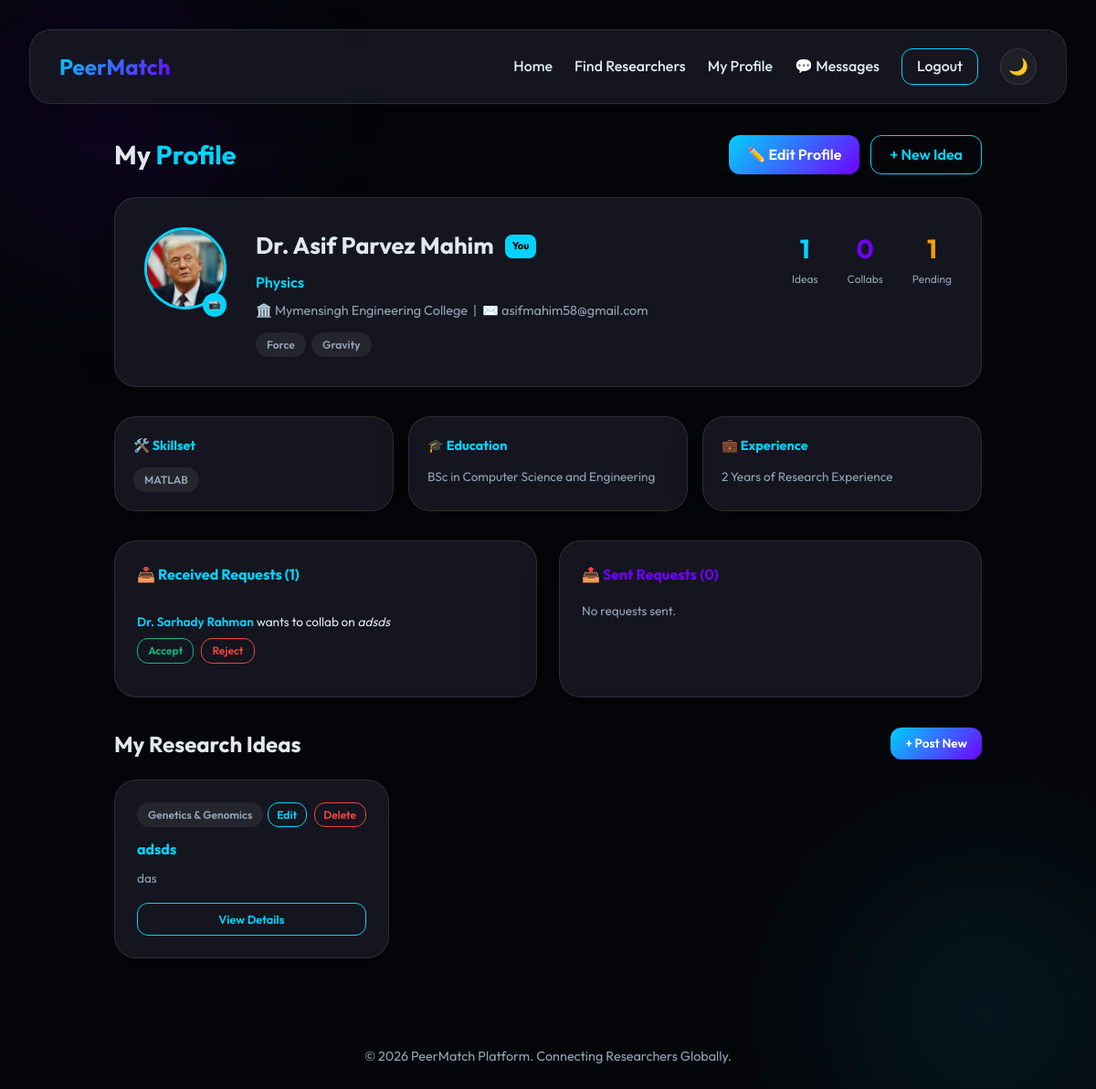
/my-profile/ (signed in), run on the app's committed database.
### core/models.py (models this page shows, shortened)
class User(AbstractUser):
    name = models.CharField(max_length=100)  # separate from username? We can make username=email or auto-generate.
    institution = models.CharField(max_length=150, blank=True, null=True)
    research_field = models.CharField(max_length=100, blank=True, null=True)
    interests = models.CharField(max_length=500, blank=True, null=True)
    role = models.CharField(max_length=20, default='user')  # 'user', 'admin'
    status = models.CharField(max_length=20, default='active')  # 'active', 'blocked'
    profile_pic = models.ImageField(upload_to='profile_pics/', blank=True, null=True)
    skillset = models.TextField(blank=True, null=True)
    education = models.TextField(blank=True, null=True)
    experience = models.TextField(blank=True, null=True)
    previous_work = models.TextField(blank=True, null=True)
    ongoing_work = models.TextField(blank=True, null=True)
    @property
    def interests_list(self):
        return [x.strip() for x in self.interests.split(',')] if self.interests else []
    @property
    def skillset_list(self):
        return [x.strip() for x in self.skillset.split(',')] if self.skillset else []

class CollaborationRequest(models.Model):
    idea = models.ForeignKey(Idea, on_delete=models.CASCADE, related_name='requests')
    from_user = models.ForeignKey(User, on_delete=models.CASCADE, related_name='sent_requests')
    to_user = models.ForeignKey(User, on_delete=models.CASCADE, related_name='received_requests')
    status = models.CharField(max_length=20, default='Pending')  # 'Pending', 'Accepted', 'Rejected'
    timestamp = models.DateTimeField(default=timezone.now)

class Idea(models.Model):
    author = models.ForeignKey(User, on_delete=models.CASCADE, related_name='ideas')
    title = models.CharField(max_length=200)
    description = models.TextField()
    field = models.CharField(max_length=100)
    keywords = models.CharField(max_length=200, blank=True, null=True)
    date_posted = models.DateTimeField(default=timezone.now)
    progress = models.TextField(blank=True, null=True)
    help_needed = models.TextField(blank=True, null=True)
    skills_needed = models.CharField(max_length=300, blank=True, null=True)
    expertise_needed = models.CharField(max_length=300, blank=True, null=True)

### core/views.py (the view)
# urls.py: path('my-profile/', views.my_profile, name='my_profile'),
@login_required
def my_profile(request):
    ideas = Idea.objects.filter(author=request.user).order_by('-date_posted')
    sent = CollaborationRequest.objects.filter(from_user=request.user)
    received = CollaborationRequest.objects.filter(to_user=request.user)
    accepted_collabs = CollaborationRequest.objects.filter(
        (Q(to_user=request.user) | Q(from_user=request.user)) & Q(status='Accepted')
    ).count()
    pending_received_count = received.filter(status='Pending').count()
    return render(request, 'my_profile.html', {
        'user': request.user,
        'ideas': ideas,
        'sent': sent,
        'received': received,
        'accepted_collabs': accepted_collabs,
        'pending_received_count': pending_received_count
    })

### core/context_processors.py (called while the page is built)
def global_constants(request):
    return {
        'RESEARCH_FIELDS': RESEARCH_FIELDS,
        'app_name': 'PeerMatch',
    }

### core/templates/my_profile.html (shortened to what this page needs)
{% extends "layout.html" %}
{% load static %}
{% block content %}
<div class="animate" style="max-width: 950px; margin: 0 auto;">
    <div style="display: flex; justify-content: space-between; align-items: center; margin-bottom: 1.5rem;">
        <h1 style="font-size: 1.8rem;">My <span style="color: var(--primary-color);">Profile</span></h1>
        <div style="display: flex; gap: 0.75rem;">
            <a href="{% url 'edit_profile' %}" class="btn btn-primary" style="padding: 0.5rem 1.25rem;">✏️ Edit
                Profile</a>
            <a href="{% url 'new_idea' %}" class="btn btn-outline" style="padding: 0.5rem 1.25rem;">+ New Idea</a>
        </div>
    </div>
    <div class="glass" style="padding: 2rem; margin-bottom: 2rem;">
        <div style="display: flex; gap: 2rem; align-items: flex-start; flex-wrap: wrap;">
            <div style="flex-shrink: 0; position: relative;">
                {% if user.profile_pic %}
                <img src="{{ user.profile_pic.url }}"
                    style="width: 90px; height: 90px; border-radius: 50%; object-fit: cover; border: 3px solid var(--primary-color);">
                {% else %}
                <div
                    style="width: 90px; height: 90px; border-radius: 50%; background: linear-gradient(135deg, var(--primary-color), var(--secondary-color)); display: flex; align-items: center; justify-content: center; font-size: 2rem; font-weight: 700; color: white;">
                    {{ user.name|slice:":2"|upper }}
                </div>
                {% endif %}
                <a href="{% url 'edit_profile' %}" title="Change picture"
                    style="position: absolute; bottom: 0; right: 0; width: 26px; height: 26px; border-radius: 50%; background: var(--primary-color); display: flex; align-items: center; justify-content: center; font-size: 0.7rem; text-decoration: none;">📷</a>
            </div>
            <div style="flex: 1; min-width: 200px;">
                <div style="display: flex; align-items: center; gap: 0.75rem; margin-bottom: 0.4rem; flex-wrap: wrap;">
                    <h2 style="font-size: 1.6rem;">{{ user.name }}</h2>
                    <span class="badge"
                        style="background: var(--primary-color); color: black; font-size: 0.7rem;">You</span>
                </div>
                <p style="color: var(--primary-color); font-weight: 600; margin-bottom: 0.4rem;">{{user.research_field|default:'Researcher' }}</p>
                <p style="color: var(--text-muted); margin-bottom: 0.75rem; font-size: 0.9rem;">🏛️ {{user.institution|default:'Independent' }} &nbsp;|&nbsp; ✉️ {{ user.email }}</p>
                {% if user.interests %}
                <div style="display: flex; flex-wrap: wrap; gap: 0.4rem;">
                    {% for i in user.interests_list %}
                    <span class="tag" style="font-size: 0.75rem;">{{ i }}</span>
                    {% endfor %}
                </div>
                {% endif %}
            </div>
            <div style="display: flex; gap: 2rem; flex-shrink: 0;">
                <div style="text-align: center;">
                    <div style="font-size: 1.8rem; font-weight: 700; color: var(--primary-color);">{{ ideas|length }}
                    </div>
                    <div style="font-size: 0.75rem; color: var(--text-muted);">Ideas</div>
                </div>
                <div style="text-align: center;">
                    <div style="font-size: 1.8rem; font-weight: 700; color: var(--secondary-color);">{{ accepted_collabs }}</div>
                    <div style="font-size: 0.75rem; color: var(--text-muted);">Collabs</div>
                </div>
                <div style="text-align: center;">
                    <div style="font-size: 1.8rem; font-weight: 700; color: var(--warning);">{{ pending_received_count}}</div>
                    <div style="font-size: 0.75rem; color: var(--text-muted);">Pending</div>
                </div>
            </div>
        </div>
    </div>
    {% if user.skillset or user.education or user.experience %}
    <div
        style="display: grid; grid-template-columns: repeat(auto-fit, minmax(260px, 1fr)); gap: 1rem; margin-bottom: 2rem;">
        {% if user.skillset %}
        <div class="glass" style="padding: 1.25rem;">
            <h4 style="color: var(--primary-color); margin-bottom: 0.75rem; font-size: 0.9rem;">🛠️ Skillset</h4>
            <div style="display: flex; flex-wrap: wrap; gap: 0.3rem;">
                {% for s in user.skillset_list %}
                <span class="tag" style="font-size: 0.75rem;">{{ s }}</span>
                {% endfor %}
            </div>
        </div>
        {% endif %}
        {% if user.education %}
        <div class="glass" style="padding: 1.25rem;">
            <h4 style="color: var(--primary-color); margin-bottom: 0.75rem; font-size: 0.9rem;">🎓 Education</h4>
            <p style="color: var(--text-muted); font-size: 0.85rem; white-space: pre-wrap;">{{ user.education }}</p>
        </div>
        {% endif %}
        {% if user.experience %}
        <div class="glass" style="padding: 1.25rem;">
            <h4 style="color: var(--primary-color); margin-bottom: 0.75rem; font-size: 0.9rem;">💼 Experience</h4>
            <p style="color: var(--text-muted); font-size: 0.85rem; white-space: pre-wrap;">{{ user.experience }}</p>
        </div>
        {% endif %}
    </div>
    {% endif %}
    <div style="display: grid; grid-template-columns: 1fr 1fr; gap: 1.5rem; margin-bottom: 2rem;">
        <div class="glass" style="padding: 1.5rem;">
            <h3 style="color: var(--primary-color); margin-bottom: 1rem; font-size: 1rem;">📥 Received Requests ({{received|length }})</h3>
            {% for req in received %}
            <div
                style="padding: 0.75rem 0; border-bottom: 1px solid var(--glass-border); {% if forloop.last %}border: none;{% endif %}">
                <p style="font-size: 0.85rem; margin-bottom: 0.4rem;">
                    <a href="{% url 'profile' user_id=req.from_user.id %}"
                        style="color: var(--primary-color); text-decoration: none; font-weight: 600;">{{req.from_user.name }}</a>
                    wants to collab on <em>{{ req.idea.title }}</em>
                </p>
                {% if req.status == 'Pending' %}
                <div style="display: flex; gap: 0.5rem;">
                    <a href="{% url 'respond_request' req.id 'Accepted' %}" class="btn btn-outline"
                        style="padding: 0.2rem 0.7rem; font-size: 0.75rem; border-color: var(--success); color: var(--success);">Accept</a>
                    <a href="{% url 'respond_request' req.id 'Rejected' %}" class="btn btn-outline"
                        style="padding: 0.2rem 0.7rem; font-size: 0.75rem; border-color: var(--danger); color: var(--danger);">Reject</a>
                </div>
                {% else %}
                <span class="badge badge-{{ req.status|lower }}">{{ req.status }}</span>
                {% endif %}
            </div>
            {% empty %}
            <p style="color: var(--text-muted); font-size: 0.85rem;">No requests received.</p>
            {% endfor %}
        </div>
        <div class="glass" style="padding: 1.5rem;">
            <h3 style="color: var(--secondary-color); margin-bottom: 1rem; font-size: 1rem;">📤 Sent Requests ({{sent|length }})</h3>
            {% for req in sent %}
            <div
                style="padding: 0.75rem 0; border-bottom: 1px solid var(--glass-border); {% if forloop.last %}border: none;{% endif %}">
                <p style="font-size: 0.85rem; margin-bottom: 0.3rem;">
                    <em>{{ req.idea.title }}</em> →
                    <a href="{% url 'profile' user_id=req.to_user.id %}"
                        style="color: var(--secondary-color); text-decoration: none; font-weight: 600;">{{
                        req.to_user.name }}</a>
                </p>
                <span class="badge badge-{{ req.status|lower }}">{{ req.status }}</span>
            </div>
            {% empty %}
            <p style="color: var(--text-muted); font-size: 0.85rem;">No requests sent.</p>
            {% endfor %}
        </div>
    </div>
    <div style="display: flex; justify-content: space-between; align-items: center; margin-bottom: 1.25rem;">
        <h2>My Research Ideas</h2>
        <a href="{% url 'new_idea' %}" class="btn btn-primary" style="padding: 0.4rem 1rem; font-size: 0.85rem;">+
            Post New</a>
    </div>
    {% if ideas %}
    <div class="grid">
        {% for idea in ideas %}
        <div class="glass card animate">
            <div style="display: flex; justify-content: space-between; margin-bottom: 0.75rem;">
                <span class="tag">{{ idea.field }}</span>
                <div style="display: flex; gap: 0.5rem;">
                    <a href="{% url 'edit_idea' id=idea.id %}" class="btn btn-outline"
                        style="padding: 0.15rem 0.6rem; font-size: 0.75rem;">Edit</a>
                    <a href="{% url 'delete_idea' id=idea.id %}" class="btn btn-outline"
                        style="padding: 0.15rem 0.6rem; font-size: 0.75rem; border-color: var(--danger); color: var(--danger);"
                        onclick="return confirm('Delete this idea?')">Delete</a>
                </div>
            </div>
            <h3 style="color: var(--primary-color); margin-bottom: 0.5rem; font-size: 1rem;">{{ idea.title }}</h3>
            <p
                style="color: var(--text-muted); font-size: 0.85rem; display: -webkit-box; -webkit-line-clamp: 2; -webkit-box-orient: vertical; overflow: hidden; flex: 1; margin-bottom: 1rem;">
                {{ idea.description }}</p>
            <a href="{% url 'idea_detail' idea_id=idea.id %}" class="btn btn-outline"
                style="width: 100%; padding: 0.4rem; font-size: 0.8rem;">View Details</a>
        </div>
        {% endfor %}
    </div>
    {% else %}
    <div class="glass" style="padding: 2rem; text-align: center; color: var(--text-muted);">
        <p style="margin-bottom: 1rem;">You haven't posted any research ideas yet.</p>
        <a href="{% url 'new_idea' %}" class="btn btn-primary">Post Your First Idea</a>
    </div>
    {% endif %}
</div>
{% endblock %}

### core/static/css/index.css (style rules this page uses)
:root { --bg-color: #05060a; --surface-color: rgba(26, 27, 38, 0.75); --glass-border: rgba(255, 255, 255, 0.1); --primary-color: #00d4ff; --secondary-color: #7000ff; --text-color: #e2e8f0; --text-muted: #94a3b8; --success: #10b981; --danger: #ef4444; --warning: #f59e0b; --font-main: 'Outfit', sans-serif; --transition: all 0.3s cubic-bezier(0.4, 0, 0.2, 1); --input-bg: rgba(255, 255, 255, 0.05); --shadow: 0 8px 32px 0 rgba(0, 0, 0, 0.37); --select-bg: #1a1b26; --select-color: #e2e8f0; }
* { margin: 0; padding: 0; box-sizing: border-box; }
body { font-family: var(--font-main); background-color: var(--bg-color); color: var(--text-color); line-height: 1.6; overflow-x: hidden; min-height: 100vh; transition: background-color 0.3s, color 0.3s; }
body::before { content: ''; position: fixed; top: -10%; left: -10%; width: 40%; height: 40%; background: radial-gradient(circle, var(--secondary-color) 0%, transparent 70%); opacity: 0.12; z-index: -1; filter: blur(80px); }
body::after { content: ''; position: fixed; bottom: -10%; right: -10%; width: 40%; height: 40%; background: radial-gradient(circle, var(--primary-color) 0%, transparent 70%); opacity: 0.12; z-index: -1; filter: blur(80px); }
.glass { background: var(--surface-color); backdrop-filter: blur(14px); -webkit-backdrop-filter: blur(14px); border: 1px solid var(--glass-border); border-radius: 1.5rem; box-shadow: var(--shadow); }
.btn { padding: 0.75rem 1.5rem; border-radius: 0.75rem; border: none; cursor: pointer; font-weight: 600; font-family: inherit; transition: var(--transition); display: inline-flex; align-items: center; justify-content: center; gap: 0.5rem; text-decoration: none; white-space: nowrap; }
.btn-primary { background: linear-gradient(135deg, var(--primary-color), var(--secondary-color)); color: white; }
.btn-outline { background: transparent; border: 1px solid var(--primary-color); color: var(--primary-color); }
.grid { display: grid; grid-template-columns: repeat(auto-fill, minmax(300px, 1fr)); gap: 1.5rem; }
.card { padding: 1.5rem; transition: var(--transition); height: 100%; display: flex; flex-direction: column; }
.tag { font-size: 0.75rem; padding: 0.25rem 0.75rem; border-radius: 1rem; background: rgba(128, 128, 128, 0.15); color: var(--text-muted); font-weight: 600; }
.badge { padding: 0.25rem 0.5rem; border-radius: 0.5rem; font-size: 0.7rem; font-weight: bold; }
.animate { animation: fadeIn 0.5s ease forwards; }

### data on the page
User: profile_pic (picture), name "Dr. Asif Parvez Mahim", research_field "Physics", institution "Mymensingh Engineering College", email "asifmahim58@gmail.com", skillset_list "MATLAB", education "BSc in Computer Science and Engineering", experience "2 Years of Research Experience"
CollaborationRequest: from_user.name "Dr. Sarhady Rahman", idea "adsds", status "Accept"
Idea: field "Genetics & Genomics", title "adsds", description "das"

### other printed values
{{ i }} "Force" "Gravity"
{{ ideas|length }} "1"
{{ accepted_collabs }} "0"
{{ pending_received_count }} "1"
{{ received|length }} "1"
{{ sent|length }} "0"
